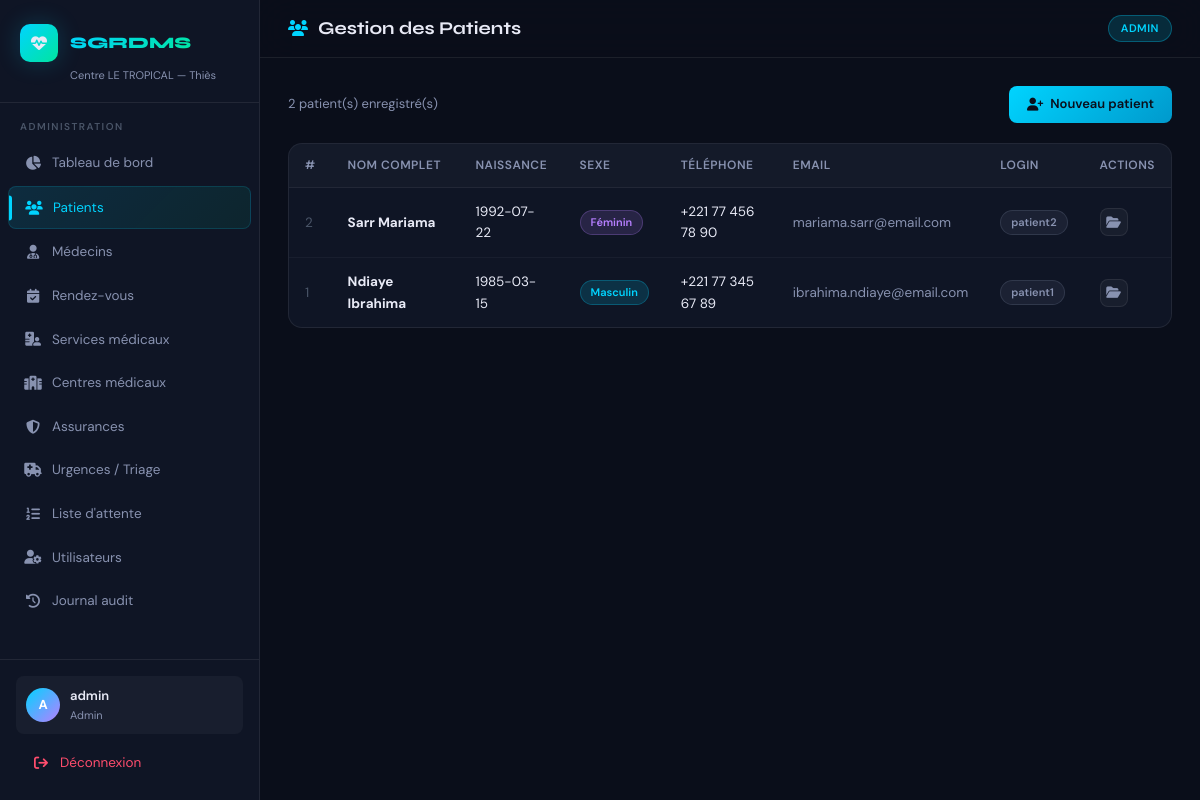
Screenshot of /admin/patients (signed in) with the database file from the repository.
### tables this page shows
CREATE TABLE Patient (
        id_patient      INTEGER     PRIMARY KEY AUTOINCREMENT,
        nom_patient     VARCHAR(100) NOT NULL,
        prenom_patient  VARCHAR(100) NOT NULL,
        date_naissance  DATE,
        sexe            CHAR(1)  CHECK (sexe IN ('M','F','A')),
        telephone       VARCHAR(20),
        adresse         TEXT,
        mail            VARCHAR(150) UNIQUE,
        id_utilisateur  INTEGER UNIQUE REFERENCES Utilisateur(id_utilisateur) ON DELETE SET NULL
    );

CREATE TABLE Utilisateur (
        id_utilisateur INTEGER PRIMARY KEY AUTOINCREMENT,
        login          VARCHAR(50)  NOT NULL UNIQUE,
        mot_de_passe   VARCHAR(255) NOT NULL,
        role           VARCHAR(20)  NOT NULL
        CHECK (role IN ('admin','medecin','pharmacien','patient','secretaire','assureur'))
    );

### app.py (the view)
@app.route('/admin/patients')
@role_required('admin')
def admin_patients():
    db = get_db()
    patients = db.execute('''SELECT p.*, u.login FROM Patient p
                             LEFT JOIN Utilisateur u ON p.id_utilisateur=u.id_utilisateur
                             ORDER BY p.id_patient DESC''').fetchall()
    return render_template('admin/patients.html', patients=patients)

### app.py (called while the page is built)
def role_required(*roles):
    def decorator(f):
        from functools import wraps
        @wraps(f)
        def decorated(*args, **kwargs):
            if 'user_id' not in session:
                return redirect(url_for('login'))
            if session.get('role') not in roles:
                flash('Accès non autorisé.', 'danger')
                return redirect(url_for('dashboard'))
            return f(*args, **kwargs)
        return decorated
    return decorator

### database.py (called while the page is built)
def get_db():
    from flask import current_app
    db = getattr(g, '_database', None)
    if db is None:
        db = g._database = sqlite3.connect(DATABASE)
        db.row_factory = sqlite3.Row
        db.execute("PRAGMA foreign_keys = ON")
    return db

### templates/admin/patients.html (shortened to what this page needs)
{% extends "base.html" %}
{% block page_icon %}<i class="fas fa-users"></i>{% endblock %}
{% block page_title %}Gestion des Patients{% endblock %}
{% block content %}
<div class="action-bar fade-in">
  <div class="action-bar-left">
    <span style="color:var(--text2);font-size:13px">{{ patients|length }} patient(s) enregistré(s)</span>
  </div>
  <a href="{{ url_for('admin_ajouter_patient') }}" class="btn btn-primary">
    <i class="fas fa-user-plus"></i> Nouveau patient
  </a>
</div>
<div class="card fade-in-1">
  <div class="table-wrap">
    <table class="data-table">
      <thead><tr>
        <th>#</th><th>Nom complet</th><th>Naissance</th><th>Sexe</th>
        <th>Téléphone</th><th>Email</th><th>Login</th><th>Actions</th>
      </tr></thead>
      <tbody>
        {% for p in patients %}
        <tr>
          <td style="color:var(--text3)">{{ p.id_patient }}</td>
          <td><strong>{{ p.nom_patient }} {{ p.prenom_patient }}</strong></td>
          <td>{{ p.date_naissance or '—' }}</td>
          <td>{% if p.sexe=='M' %}<span class="badge b-info">Masculin</span>{% elif p.sexe=='F' %}<span class="badge b-purple">Féminin</span>{% else %}—{% endif %}</td>
          <td>{{ p.telephone or '—' }}</td>
          <td style="color:var(--text2)">{{ p.mail or '—' }}</td>
          <td><span class="badge b-muted">{{ p.login or '—' }}</span></td>
          <td><a href="{{ url_for('medecin_dossier_patient', id_patient=p.id_patient) }}" class="btn btn-ghost btn-icon-sm" title="Voir dossier"><i class="fas fa-folder-open"></i></a></td>
        </tr>
        {% else %}
        <tr><td colspan="8"><div class="empty-state"><i class="fas fa-users"></i><p>Aucun patient enregistré.</p></div></td></tr>
        {% endfor %}
      </tbody>
    </table>
  </div>
</div>
{% endblock %}

### static/css/style.css (style rules this page uses)
:root { --bg: #0a0e1a; --bg2: #0f1525; --bg3: #151d30; --glass: rgba(255,255,255,0.04); --glass2: rgba(255,255,255,0.08); --border: rgba(255,255,255,0.08); --border2: rgba(255,255,255,0.14); --cyan: #00d4ff; --cyan2: #0099cc; --green: #00e5a0; --green2: #00b57c; --orange: #ff8c42; --red: #ff4d6d; --purple: #b67fff; --gold: #ffd166; --text: #e8eaf6; --text2: #8892b0; --text3: #4a5568; --sidebar-w: 260px; --radius: 14px; --radius-sm: 8px; --shadow: 0 8px 32px rgba(0,0,0,.4); --shadow-sm: 0 4px 16px rgba(0,0,0,.3); --glow-cyan: 0 0 24px rgba(0,212,255,.2); --glow-green: 0 0 24px rgba(0,229,160,.2); }
* { margin:0; padding:0; box-sizing:border-box; }
body { background: var(--bg); color: var(--text); font-family: 'DM Sans', sans-serif; font-size: 14px; line-height: 1.6; overflow-x: hidden; }
.topbar-title i { color: var(--cyan); font-size: 16px; }
.card { background: var(--bg2); border: 1px solid var(--border); border-radius: var(--radius); overflow: hidden; }
.table-wrap { overflow-x: auto; }
table.data-table { width: 100%; border-collapse: collapse; font-size: 13.5px; }
.data-table thead tr { background: rgba(255,255,255,.02); border-bottom: 1px solid var(--border); }
.data-table th { padding: 12px 16px; text-align: left; font-weight: 600; color: var(--text2); font-size: 12px; letter-spacing: .5px; text-transform: uppercase; white-space: nowrap; }
.data-table td { padding: 13px 16px; border-bottom: 1px solid rgba(255,255,255,.04); color: var(--text); vertical-align: middle; }
.data-table tbody tr { transition: background .15s; }
.data-table tbody tr:last-child td { border-bottom: none; }
.badge { display: inline-flex; align-items: center; padding: 3px 10px; border-radius: 20px; font-size: 11px; font-weight: 600; gap: 4px; }
.b-info { background: rgba(0,212,255,.15); color: var(--cyan); border: 1px solid rgba(0,212,255,.25); }
.b-purple { background: rgba(182,127,255,.15); color: var(--purple); border: 1px solid rgba(182,127,255,.25); }
.b-muted { background: rgba(136,146,176,.1); color: var(--text2); border: 1px solid rgba(136,146,176,.2); }
.btn { display: inline-flex; align-items: center; gap: 7px; padding: 8px 18px; border-radius: var(--radius-sm); font-size: 13px; font-weight: 500; font-family: 'DM Sans', sans-serif; cursor: pointer; border: none; text-decoration: none; transition: all .2s; white-space: nowrap; }
.btn-primary { background: linear-gradient(135deg, var(--cyan), var(--cyan2)); color: var(--bg); font-weight: 600; }
.btn-ghost { background: var(--glass); color: var(--text2); border: 1px solid var(--border); }
.btn-icon-sm { padding: 5px; width: 28px; height: 28px; justify-content: center; }
.action-bar { display: flex; justify-content: space-between; align-items: center; margin-bottom: 20px; }
.action-bar-left { display: flex; align-items: center; gap: 12px; }
.fade-in { animation: fadeInUp .4s ease both; }
.fade-in-1 { animation: fadeInUp .4s ease .05s both; }

### rows the page displays
Patient: id_patient "2", nom_patient "Sarr", prenom_patient "Mariama", date_naissance "1992-07-22", sexe "Féminin", telephone "+221 77 456 78 90", mail "mariama.sarr@email.com", login "patient2"
Patient: id_patient "1", nom_patient "Ndiaye", prenom_patient "Ibrahima", date_naissance "1985-03-15", sexe "Masculin", telephone "+221 77 345 67 89", mail "ibrahima.ndiaye@email.com", login "patient1"

### other values shown
{{ session.login[0].upper() }} "A"
{{ session.login }} "admin"
{{ session.role | capitalize }} "Admin"
{{ session.role | upper }} "ADMIN"
{{ patients|length }} "2"
